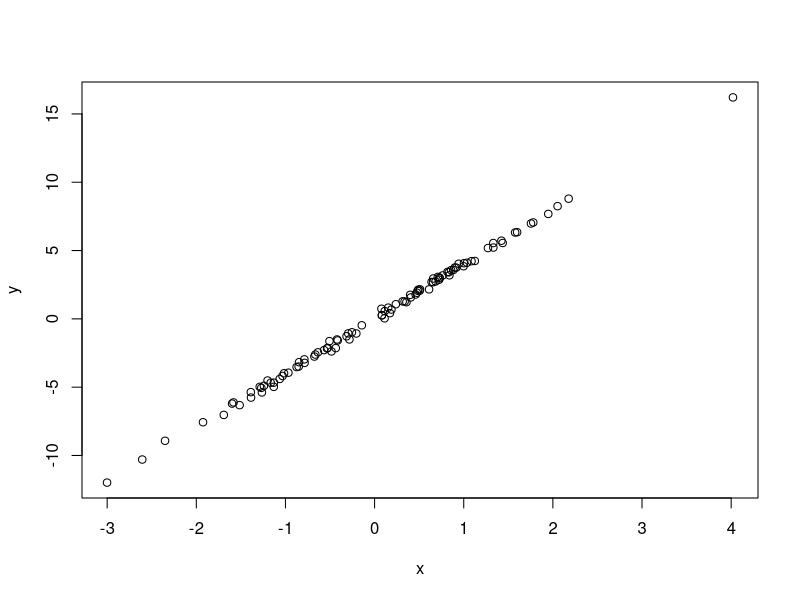

Write R code to recreate this figure.
# SIMULATE AND PLOT DATA
# DYLAN MOLINA
# DJMOLINA@EMAIL.ARIZONA.EDU
# 2022-03-15

# SIMULATE PREDICTOR VARIABLE
x <- rnorm(n = 100)
# CALCULATE RESPONSE VARIABLE AND ADD NOISE
y <- 4 * x + rnorm(n = 100, sd = 0.2)
# PLOT THE DATA
plot(x = x, y = y)
